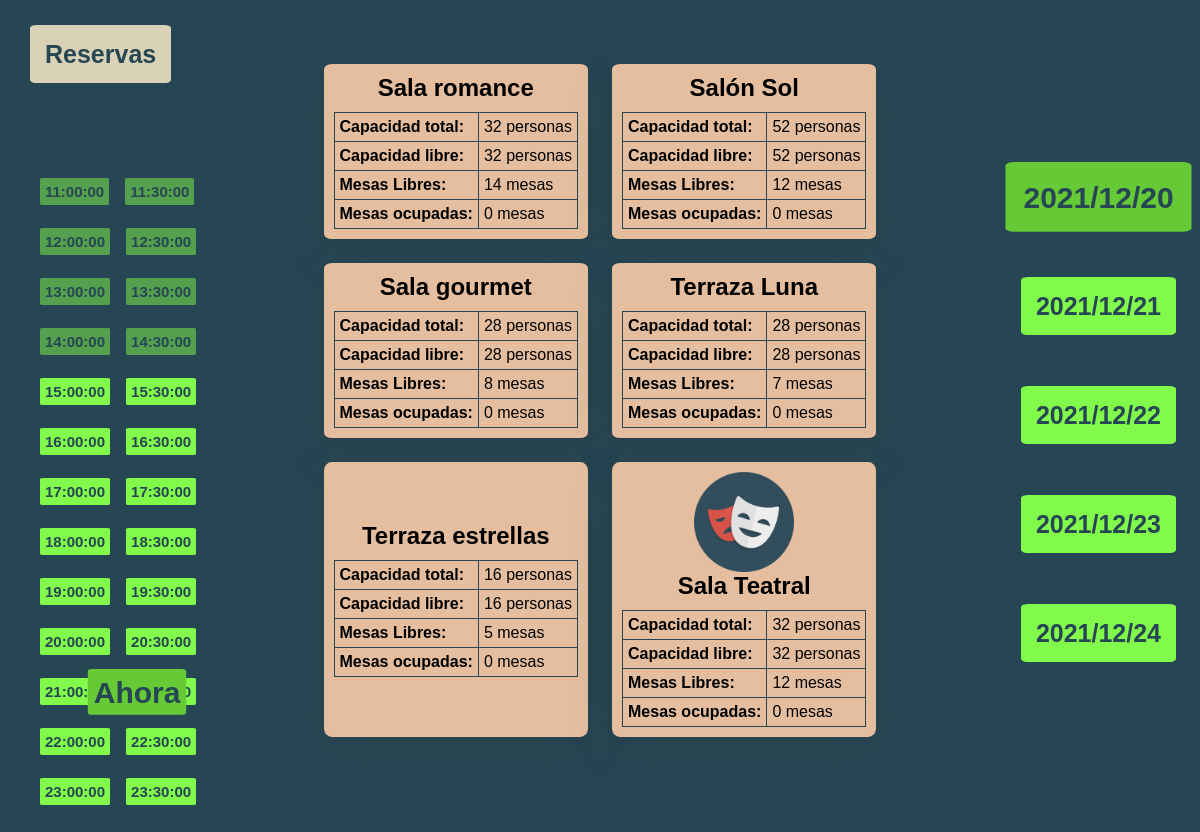
The app's page /view/menu.php?ahora=1 (signed in) with its own data.
### tables this page shows
CREATE TABLE `tbl_horas_reservas` (
  `id` int(11) NOT NULL,
  `hora_hor` time NOT NULL
);

CREATE TABLE `tbl_sala` (
  `id_sal` int(11) NOT NULL,
  `nombre_sal` varchar(50) DEFAULT NULL,
  `capacidad_sal` int(3) DEFAULT NULL,
  `imagen_sal` varchar(45) DEFAULT NULL
);

### view/menu.php (the view, shortened to what this page needs)
<!DOCTYPE html>
<?php
    if (isset($_SESSION['email']))
    {
        include_once '../services/sala.php';
        include_once '../services/connection.php';
        $date = date('Y-m-d');
        $hour = date('H:i:s');
        if (isset($_REQUEST['day']) and isset($_REQUEST['hour']))
        {
            $fecha = $_REQUEST['day'];
            $hora = $_REQUEST['hour'];
        }
        else {
            $fecha=$date;
            $hora=$hour;
        }
        if (isset($_REQUEST['ahora'])) {
            $ahora = $_REQUEST['ahora'];
        }
        else {
            $ahora = 0;
        }
        ?>
<html lang="en">
<head>
    <link rel="stylesheet" href="../css/style.css">
</head>
<body class="menu">
        <div class="fechas-menu">
            <div class="fecha-div <?php if($fecha==date('Y-m-d', strtotime($date. ' + 0 days'))){echo "fecha-selected";} ?>"><a class="fecha-boton" href="menu.php?day=<?php echo date('Y-m-d', strtotime($date. ' + 0 days')); ?>&hour=<?php echo $hora; ?>&ahora=<?php echo $ahora; ?>"><?php echo date('Y/m/d', strtotime($date. ' + 0 days')); ?></a></div>
            <div class="fecha-div <?php if($fecha==date('Y-m-d', strtotime($date. ' + 1 days'))){echo "fecha-selected";} ?>"><a class="fecha-boton" href="menu.php?day=<?php echo date('Y-m-d', strtotime($date. ' + 1 days')); ?>&hour=<?php echo $hora; ?>&ahora=<?php echo $ahora; ?>"><?php echo date('Y/m/d', strtotime($date. ' + 1 days')); ?></a></div>
            <div class="fecha-div <?php if($fecha==date('Y-m-d', strtotime($date. ' + 2 days'))){echo "fecha-selected";} ?>"><a class="fecha-boton" href="menu.php?day=<?php echo date('Y-m-d', strtotime($date. ' + 2 days')); ?>&hour=<?php echo $hora; ?>&ahora=<?php echo $ahora; ?>"><?php echo date('Y/m/d', strtotime($date. ' + 2 days')); ?></a></div>
            <div class="fecha-div <?php if($fecha==date('Y-m-d', strtotime($date. ' + 3 days'))){echo "fecha-selected";} ?>"> <a class="fecha-boton" href="menu.php?day=<?php echo date('Y-m-d', strtotime($date. ' + 3 days')); ?>&hour=<?php echo $hora; ?>&ahora=<?php echo $ahora; ?>"><?php echo date('Y/m/d', strtotime($date. ' + 3 days')); ?></a></div>
            <div class="fecha-div <?php if($fecha==date('Y-m-d', strtotime($date. ' + 4 days'))){echo "fecha-selected";} ?>"> <a class="fecha-boton" href="menu.php?day=<?php echo date('Y-m-d', strtotime($date. ' + 4 days')); ?>&hour=<?php echo $hora; ?>&ahora=<?php echo $ahora; ?>"><?php echo date('Y/m/d', strtotime($date. ' + 4 days')); ?></a></div>
        </div>
        <?php
        $horas_bbdd=$pdo->prepare("SELECT * from tbl_horas_reservas limit 26");
        $horas_bbdd->execute();
        $horas_bbdd=$horas_bbdd->fetchAll(PDO::FETCH_ASSOC);
        ?>
        <div class="horas-menu">
        <?php
         foreach ($horas_bbdd as $horas_bbdd) {
        ?>
            <div class="hora-div <?php if($hora==$horas_bbdd['hora_hor']) {echo "hora-selected";} ?>" disabled="<?php if($fecha." ".$horas_bbdd['hora_hor']<date('Y-m-d H:i:s')){echo "si";}?>"><a class="hora-boton" href="menu.php?day=<?php echo $fecha; ?>&hour=<?php echo $horas_bbdd['hora_hor']; ?>&ahora=0"><?php echo $horas_bbdd['hora_hor']; ?></a></div>
        <?php
         }
        ?>
        </div>
        <div class="ahora <?php if(!isset($_REQUEST['ahora']) or $_REQUEST['ahora']==1) {echo "hora-selected";}?>"><a class="ahora-boton" href="menu.php?day=<?php echo $fecha; ?>&hour=<?php echo date('H:i:s', strtotime($hour. ' + 0 hours')); ?>&ahora=1">Ahora</a></div>
        <div class="logout"><a href="../services/kill-login.php"><i class="fas fa-user-circle"></i></a></div>
    <div class="region-salas">
        <div class="grid-salas flex-cv">
        <?php
        $fecha_ini=$fecha." ".$hora;
        $salas=$pdo->prepare("SELECT * from tbl_sala");
        $salas->execute();
        $salas=$salas->fetchAll(PDO::FETCH_ASSOC);
        foreach ($salas as $salas) {
            $capacidad_libre=$pdo->prepare("SELECT ((SELECT SUM(tbl_mesa.capacidad_mes) from tbl_mesa where tbl_mesa.id_sal_fk=?)-(SELECT SUM(tbl_mesa.capacidad_mes) from tbl_mesa INNER JOIN tbl_reserva on tbl_mesa.id_mes=tbl_reserva.id_mes_fk where (tbl_reserva.horaIni_res = ? and tbl_mesa.id_sal_fk=?) or (tbl_reserva.horaFin_res > ? and tbl_mesa.id_sal_fk=? and tbl_reserva.horaIni_res < ?)))");
            $capacidad_libre->bindParam(1, $salas['id_sal']);
            $capacidad_libre->bindParam(2, $fecha_ini);
            $capacidad_libre->bindParam(3, $salas['id_sal']);
            $capacidad_libre->bindParam(4, $fecha_ini);
            $capacidad_libre->bindParam(5, $salas['id_sal']);
            $capacidad_libre->bindParam(6,  $fecha_ini);
            $capacidad_libre->execute();
            $capacidad_libre = $capacidad_libre->fetch(PDO::FETCH_NUM);
            $mesas_libres=$pdo->prepare("SELECT ((SELECT COUNT(*) FROM tbl_mesa WHERE id_sal_fk=?)- (SELECT COUNT(*) from tbl_mesa INNER JOIN tbl_reserva on tbl_mesa.id_mes=tbl_reserva.id_mes_fk where (tbl_reserva.horaIni_res = ? and tbl_mesa.id_sal_fk=?) or (tbl_reserva.horaFin_res > ? and tbl_mesa.id_sal_fk=? and tbl_reserva.horaIni_res < ?)))");
            $mesas_libres->bindParam(1, $salas['id_sal']);
            $mesas_libres->bindParam(2, $fecha_ini);
            $mesas_libres->bindParam(3, $salas['id_sal']);
            $mesas_libres->bindParam(4, $fecha_ini);
            $mesas_libres->bindParam(5, $salas['id_sal']);
            $mesas_libres->bindParam(6,  $fecha_ini);
            $mesas_libres->execute();
            $mesas_libres=$mesas_libres->fetch(PDO::FETCH_NUM);
            $mesas_ocupadas=$pdo->prepare("SELECT * from tbl_mesa INNER JOIN tbl_reserva on tbl_mesa.id_mes=tbl_reserva.id_mes_fk where (tbl_reserva.horaIni_res = ? and tbl_mesa.id_sal_fk=?) or (tbl_reserva.horaFin_res > ? and tbl_mesa.id_sal_fk=? and tbl_reserva.horaIni_res < ?)");
            $mesas_ocupadas->bindParam(1, $fecha_ini);
            $mesas_ocupadas->bindParam(2, $salas['id_sal']);
            $mesas_ocupadas->bindParam(3, $fecha_ini);
            $mesas_ocupadas->bindParam(4, $salas['id_sal']);
            $mesas_ocupadas->bindParam(5, $fecha_ini);
            $mesas_ocupadas->execute();
            $mesas_ocupadas=$mesas_ocupadas->fetchAll(PDO::FETCH_ASSOC);
                ?>
            <div class="sala" disabled="<?php if($fecha_ini<date('Y-m-d H:i')){echo "si";}?>">
            <form  method="post" action="../services/cookieMesa.php"></form>
                <img src="../media/icons/<?php echo $salas['imagen_sal']?>" alt="">
                <h2 class="nombre-sala"><?php echo $salas['nombre_sal'] ?></h2>
                <table>
                    <tbody>
                        <tr>
                            <th>Capacidad total: </th>
                            <td><?php echo $salas['capacidad_sal'] ?> personas</td>
                        </tr>
                        <tr>
                            <th>Capacidad libre: </th>
                            <td><?php if($capacidad_libre[0]==null){echo $salas['capacidad_sal'];}else{echo  $capacidad_libre[0];}?> personas</td>
                        </tr>
                        <tr>
                            <th>Mesas Libres: </th>
                            <td><?php echo $mesas_libres[0] ?> mesas</td>
                        </tr>
                        <tr>
                            <th>Mesas ocupadas: </th>
                            <td><?php echo count($mesas_ocupadas) ?> mesas</td>
                        </tr>
                    </tbody>
                </table>
            </div>
            <?php
                    }
            ?>
            <div class="container-absolute">
                <a class="btn-reservas" href="historial.php">Reservas</a>
            </div>
    </div>
    <?php
    }else
    {
        header("Location:../view/login.php");
    }
    ?>
</body>
</html>

### css/style.css (style rules this page uses)
.flex-cv, .region-login form.login-form, .atras a, .logout a, .region-salas, .region-salas .grid-salas .sala, .region-mesas .mesa, .popup form { display: -webkit-box; display: -ms-flexbox; display: flex; -webkit-box-pack: center; -ms-flex-pack: center; justify-content: center; justify-items: center; -ms-flex-line-pack: center; align-content: center; -webkit-box-align: center; -ms-flex-align: center; align-items: center; }
.shadow1, .region-salas .grid-salas .sala, .region-mesas .mesa { -webkit-box-shadow: 0 5px 10px rgba(39, 40, 44, 0.05), 0 15px 40px rgba(64, 66, 73, 0.2); box-shadow: 0 5px 10px rgba(39, 40, 44, 0.05), 0 15px 40px rgba(64, 66, 73, 0.2); }
:root { --color1: $color1; --color2: $color2; --color3: $color3; --color4: $color4; --color4: $color5; --red: $red; --yellow: $yellow; --white: $white; --black: $black; --fuente1: 'Quicksand', sans-serif; }
* { font-family: var(--fuente1); font-weight: 400; margin: 0; padding: 0; border: 0; }
body { height: 100%; width: 100%; min-height: 100vh; }
body.menu, body.salass, body.historial, body.admin { background: #264653; }
.logout { position: absolute; top: 25px; right: 30px; transition: 0.5s; }
.logout a { margin-top: 3px; min-height: 55px; min-width: 55px; text-decoration: none; color: white; }
.region-salas { min-height: 100vh; }
.region-salas .grid-salas { margin: 15px 20px; display: -ms-grid; display: grid; -ms-grid-columns: 1fr 1fr 1fr; grid-template-columns: 1fr 1fr 1fr; grid-gap: 2vw; }
@media (max-width: 1200px) { .region-salas .grid-salas { -ms-grid-columns: 1fr 1fr; grid-template-columns: 1fr 1fr; } }
.region-salas .grid-salas .sala { width: 100%; height: 100%; background: #E4BE9E; margin: 10px; position: relative; -webkit-box-orient: vertical; -webkit-box-direction: normal; -ms-flex-flow: column wrap; flex-flow: column wrap; -webkit-transition: all 1s; transition: all 1s; }
.region-salas .grid-salas .sala>a, .region-salas .grid-salas .sala>form, .region-salas .grid-salas .sala>form input[type="submit"] { position: absolute; height: 100%; width: 100%; cursor: pointer; }
.sala { border-radius: 3%; }
.region-salas .grid-salas .sala img { max-height: 100px; }
.region-salas .grid-salas .sala table { margin-top: 10px; }
.region-salas .grid-salas .sala table, .region-salas .grid-salas .sala table th, .region-salas .grid-salas .sala table td { border: 1px solid #264653; border-collapse: collapse; padding: 5px; }
.region-salas .grid-salas .sala table th { font-weight: bold; text-align: left; margin-right: 1px; }
.container-absolute { position: absolute; top: 40px; left: 30px; transition: 0.5s; }
.container-absolute .btn-reservas { text-decoration: none; color: white; padding: 15px; font-size: 25px; font-weight: bold; background: #D9D2B6; color: #264653; border-radius: 5%; transition: 0.5s; }
.nombre-sala { font-weight: bold; }
.fechas-menu { position: absolute; top: 22%; right: 2%; }
.fecha-boton { background-color: #82fa4b; color: #264653; padding: 15px; font-size: 25px; font-weight: bold; border-radius: 5%; transition: 0.5s; text-decoration: none; }
.fecha-div { margin-bottom: 10vh; transition: 0.5s; }
.fecha-selected { transform: scale(1.2); }
.fecha-selected a { background-color: #65ca36; }
.horas-menu { position: absolute; top: 22%; left: 2%; width: 20%; }
.hora-div { margin-bottom: 4vh; margin-left: 2vh; transition: 0.5s; float: left; }
.hora-boton { background-color: #82fa4b; color: #264653; padding: 5px; font-size: 15px; font-weight: bold; border-radius: 5%; transition: 0.5s; text-decoration: none; }
.ahora { position: absolute; bottom: 15%; left: 8%; transition: 0.5s; }
.ahora-boton { background-color: #82fa4b; color: #264653; padding: 5px; font-size: 25px; font-weight: bold; border-radius: 5%; transition: 0.5s; text-decoration: none; }
.hora-selected { transform: scale(1.2); }
.hora-selected a { background-color: #65ca36; }
[disabled="si"] { pointer-events: none; opacity: 0.5; transform: scale(1.0); }
[disabled="si"] a { background-color: #82fa4b; }

### records on screen
tbl_horas_reservas: hora_hor "11:00:00"
tbl_horas_reservas: hora_hor "11:30:00"
tbl_horas_reservas: hora_hor "12:00:00"
tbl_horas_reservas: hora_hor "12:30:00"
tbl_horas_reservas: hora_hor "13:00:00"
tbl_horas_reservas: hora_hor "13:30:00"
tbl_horas_reservas: hora_hor "14:00:00"
tbl_horas_reservas: hora_hor "14:30:00"
tbl_horas_reservas: hora_hor "15:00:00"
tbl_horas_reservas: hora_hor "15:30:00"
tbl_horas_reservas: hora_hor "16:00:00"
tbl_horas_reservas: hora_hor "16:30:00"
tbl_horas_reservas: hora_hor "17:00:00"
tbl_horas_reservas: hora_hor "17:30:00"
tbl_horas_reservas: hora_hor "18:00:00"
tbl_horas_reservas: hora_hor "18:30:00"
tbl_horas_reservas: hora_hor "19:00:00"
tbl_horas_reservas: hora_hor "19:30:00"
tbl_horas_reservas: hora_hor "20:00:00"
tbl_horas_reservas: hora_hor "20:30:00"
tbl_horas_reservas: hora_hor "21:00:00"
tbl_horas_reservas: hora_hor "22:00:00"
tbl_horas_reservas: hora_hor "22:30:00"
tbl_horas_reservas: hora_hor "23:00:00"
tbl_horas_reservas: hora_hor "23:30:00"
tbl_sala: nombre_sal "Sala romance", capacidad_sal "32", mesas_libres "14", count($mesas_ocupadas) "0"
tbl_sala: nombre_sal "Salón Sol", capacidad_sal "52", mesas_libres "12", count($mesas_ocupadas) "0"
tbl_sala: nombre_sal "Sala gourmet", capacidad_sal "28", mesas_libres "8", count($mesas_ocupadas) "0"
tbl_sala: nombre_sal "Terraza Luna", capacidad_sal "28", mesas_libres "7", count($mesas_ocupadas) "0"
tbl_sala: nombre_sal "Terraza estrellas", capacidad_sal "16", mesas_libres "5", count($mesas_ocupadas) "0"
tbl_sala: imagen_sal (picture), nombre_sal "Sala Teatral", capacidad_sal "32", mesas_libres "12", count($mesas_ocupadas) "0"
